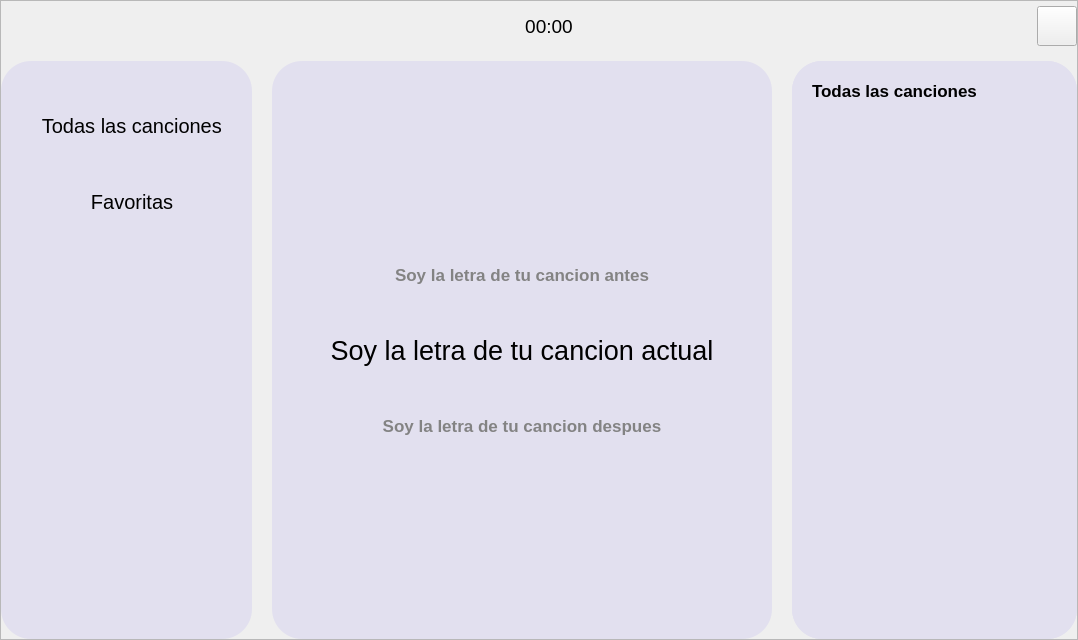
         <widget class="QFrame" name="frame_2">
          <property name="styleSheet">
           <string notr="true"/>
          </property>
          <property name="frameShape">
           <enum>QFrame::StyledPanel</enum>
          </property>
          <property name="frameShadow">
           <enum>QFrame::Raised</enum>
          </property>
          <layout class="QGridLayout" name="gridLayout_17">
           <property name="leftMargin">
            <number>0</number>
           </property>
           <property name="topMargin">
            <number>0</number>
           </property>
           <property name="rightMargin">
            <number>0</number>
           </property>
           <property name="bottomMargin">
            <number>0</number>
           </property>
           <property name="horizontalSpacing">
            <number>20</number>
           </property>
           <property name="verticalSpacing">
            <number>10</number>
           </property>
           <item row="0" column="0" colspan="3">
            <layout class="QHBoxLayout" name="horizontalLayout_3">
             <item alignment="Qt::AlignLeft">
              <widget class="QPushButton" name="boton_abrir_perfil_page">
               <property name="minimumSize">
                <size>
                 <width>60</width>
                 <height>50</height>
                </size>
               </property>
               <property name="cursor">
                <cursorShape>PointingHandCursor</cursorShape>
               </property>
               <property name="styleSheet">
                <string notr="true">border-radius: 25px;</string>
               </property>
               <property name="text">
                <string/>
               </property>
               <property name="icon">
                <iconset resource="recurses.qrc">
                 <normaloff>:/icons/icons/user.png</normaloff>:/icons/icons/user.png</iconset>
               </property>
               <property name="iconSize">
                <size>
                 <width>50</width>
                 <height>50</height>
                </size>
               </property>
               <property name="checkable">
                <bool>true</bool>
               </property>
              </widget>
             </item>
             <item>
              <spacer name="horizontalSpacer_6">
               <property name="orientation">
                <enum>Qt::Horizontal</enum>
               </property>
               <property name="sizeType">
                <enum>QSizePolicy::MinimumExpanding</enum>
               </property>
               <property name="sizeHint" stdset="0">
                <size>
                 <width>40</width>
                 <height>20</height>
                </size>
               </property>
              </spacer>
             </item>
             <item>
              <widget class="QLabel" name="label_hora">
               <property name="font">
                <font>
                 <pointsize>14</pointsize>
                </font>
               </property>
               <property name="text">
                <string>00:00</string>
               </property>
               <property name="alignment">
                <set>Qt::AlignCenter</set>
               </property>
               <property name="wordWrap">
                <bool>true</bool>
               </property>
              </widget>
             </item>
             <item>
              <spacer name="horizontalSpacer_7">
               <property name="orientation">
                <enum>Qt::Horizontal</enum>
               </property>
               <property name="sizeType">
                <enum>QSizePolicy::Expanding</enum>
               </property>
               <property name="sizeHint" stdset="0">
                <size>
                 <width>40</width>
                 <height>20</height>
                </size>
               </property>
              </spacer>
             </item>
             <item>
              <widget class="QPushButton" name="settings_button">
               <property name="minimumSize">
                <size>
                 <width>40</width>
                 <height>40</height>
                </size>
               </property>
               <property name="cursor">
                <cursorShape>PointingHandCursor</cursorShape>
               </property>
               <property name="contextMenuPolicy">
                <enum>Qt::PreventContextMenu</enum>
               </property>
               <property name="text">
                <string/>
               </property>
               <property name="icon">
                <iconset resource="recurses.qrc">
                 <normaloff>:/icons/icons/icons8-configuration-50.png</normaloff>:/icons/icons/icons8-configuration-50.png</iconset>
               </property>
               <property name="iconSize">
                <size>
                 <width>40</width>
                 <height>40</height>
                </size>
               </property>
               <property name="checkable">
                <bool>true</bool>
               </property>
              </widget>
             </item>
            </layout>
           </item>
           <item row="1" column="0">
            <widget class="QWidget" name="widget_3" native="true">
             <property name="sizePolicy">
              <sizepolicy hsizetype="MinimumExpanding" vsizetype="Preferred">
               <horstretch>5</horstretch>
               <verstretch>0</verstretch>
              </sizepolicy>
             </property>
             <property name="styleSheet">
              <string notr="true">QWidget {
background-color: rgb(226, 224, 239);
border-radius: 30px;
}
/* Estilo base */
QPushButton {
	font-size: 20px;
	border: none;
	background: transparent;
}

/* Estilo hover */
QPushButton:hover {
	background-color: rgba(255, 255, 255, 0.4); /* Cambia la transparencia */
	border-radius: 5px; /* Border radius */
}

/* Estilo seleccionado */
QPushButton:selected {
	background-color: rgba(255, 255, 255, 0.6); /* Cambia la transparencia */
	border-radius: 5px; /* Border radius */
}
</string>
             </property>
             <layout class="QGridLayout" name="gridLayout_13">
              <property name="leftMargin">
               <number>30</number>
              </property>
              <property name="topMargin">
               <number>30</number>
              </property>
              <property name="rightMargin">
               <number>30</number>
              </property>
              <property name="bottomMargin">
               <number>30</number>
              </property>
              <item row="0" column="0">
               <layout class="QVBoxLayout" name="verticalLayout_3">
                <item>
                 <widget class="QPushButton" name="all_songs_button">
                  <property name="sizePolicy">
                   <sizepolicy hsizetype="Expanding" vsizetype="Fixed">
                    <horstretch>0</horstretch>
                    <verstretch>0</verstretch>
                   </sizepolicy>
                  </property>
                  <property name="minimumSize">
                   <size>
                    <width>70</width>
                    <height>70</height>
                   </size>
                  </property>
                  <property name="maximumSize">
                   <size>
                    <width>16777215</width>
                    <height>70</height>
                   </size>
                  </property>
                  <property name="cursor">
                   <cursorShape>PointingHandCursor</cursorShape>
                  </property>
                  <property name="text">
                   <string>  Todas las canciones</string>
                  </property>
                  <property name="icon">
                   <iconset resource="recurses.qrc">
                    <normaloff>:/icons/icons/all_songs.png</normaloff>:/icons/icons/all_songs.png</iconset>
                  </property>
                  <property name="iconSize">
                   <size>
                    <width>70</width>
                    <height>70</height>
                   </size>
                  </property>
                  <property name="checkable">
                   <bool>true</bool>
                  </property>
                  <property name="autoExclusive">
                   <bool>true</bool>
                  </property>
                 </widget>
                </item>
                <item>
                 <widget class="QPushButton" name="favorite_songs_button">
                  <property name="sizePolicy">
                   <sizepolicy hsizetype="Expanding" vsizetype="Fixed">
                    <horstretch>0</horstretch>
                    <verstretch>0</verstretch>
                   </sizepolicy>
                  </property>
                  <property name="minimumSize">
                   <size>
                    <width>70</width>
                    <height>70</height>
                   </size>
                  </property>
                  <property name="maximumSize">
                   <size>
                    <width>16777215</width>
                    <height>70</height>
                   </size>
                  </property>
                  <property name="cursor">
                   <cursorShape>PointingHandCursor</cursorShape>
                  </property>
                  <property name="text">
                   <string>  Favoritas</string>
                  </property>
                  <property name="icon">
                   <iconset resource="recurses.qrc">
                    <normaloff>:/icons/icons/icons8-pixel-heart-100.png</normaloff>:/icons/icons/icons8-pixel-heart-100.png</iconset>
                  </property>
                  <property name="iconSize">
                   <size>
                    <width>70</width>
                    <height>70</height>
                   </size>
                  </property>
                  <property name="checkable">
                   <bool>true</bool>
                  </property>
                  <property name="autoExclusive">
                   <bool>true</bool>
                  </property>
                 </widget>
                </item>
                <item>
                 <spacer name="verticalSpacer_11">
                  <property name="orientation">
                   <enum>Qt::Vertical</enum>
                  </property>
                  <property name="sizeHint" stdset="0">
                   <size>
                    <width>20</width>
                    <height>372</height>
                   </size>
                  </property>
                 </spacer>
                </item>
               </layout>
              </item>
             </layout>
            </widget>
           </item>
           <item row="1" column="1">
            <widget class="QWidget" name="letra_widget" native="true">
             <property name="sizePolicy">
              <sizepolicy hsizetype="Expanding" vsizetype="Expanding">
               <horstretch>10</horstretch>
               <verstretch>0</verstretch>
              </sizepolicy>
             </property>
             <property name="minimumSize">
              <size>
               <width>500</width>
               <height>0</height>
              </size>
             </property>
             <property name="styleSheet">
              <string notr="true">QWidget {
background-color: rgb(226, 224, 239);
border-radius: 30px;
}</string>
             </property>
             <layout class="QGridLayout" name="gridLayout">
              <property name="leftMargin">
               <number>40</number>
              </property>
              <property name="topMargin">
               <number>30</number>
              </property>
              <property name="rightMargin">
               <number>40</number>
              </property>
              <property name="bottomMargin">
               <number>30</number>
              </property>
              <property name="horizontalSpacing">
               <number>15</number>
              </property>
              <property name="verticalSpacing">
               <number>50</number>
              </property>
              <item row="0" column="0">
               <spacer name="verticalSpacer_9">
                <property name="orientation">
                 <enum>Qt::Vertical</enum>
                </property>
                <property name="sizeHint" stdset="0">
                 <size>
                  <width>20</width>
                  <height>126</height>
                 </size>
                </property>
               </spacer>
              </item>
              <item row="1" column="0">
               <widget class="QLabel" name="before_current_label_song">
                <property name="font">
                 <font>
                  <pointsize>13</pointsize>
                  <bold>true</bold>
                 </font>
                </property>
                <property name="styleSheet">
                 <string notr="true">color: rgb(131, 131, 131);</string>
                </property>
                <property name="text">
                 <string>Soy la letra de tu cancion antes</string>
                </property>
                <property name="alignment">
                 <set>Qt::AlignCenter</set>
                </property>
                <property name="wordWrap">
                 <bool>true</bool>
                </property>
               </widget>
              </item>
              <item row="2" column="0">
               <widget class="QLabel" name="actual_current_label_song">
                <property name="font">
                 <font>
                  <pointsize>20</pointsize>
                  <fontweight>ExtraBold</fontweight>
                 </font>
                </property>
                <property name="text">
                 <string>Soy la letra de tu cancion actual</string>
                </property>
                <property name="alignment">
                 <set>Qt::AlignCenter</set>
                </property>
                <property name="wordWrap">
                 <bool>true</bool>
                </property>
               </widget>
              </item>
              <item row="3" column="0">
               <widget class="QLabel" name="after_current_label_song">
                <property name="font">
                 <font>
                  <pointsize>13</pointsize>
                  <bold>true</bold>
                 </font>
                </property>
                <property name="styleSheet">
                 <string notr="true">color: rgb(131, 131, 131);</string>
                </property>
                <property name="text">
                 <string>Soy la letra de tu cancion despues</string>
                </property>
                <property name="alignment">
                 <set>Qt::AlignCenter</set>
                </property>
                <property name="wordWrap">
                 <bool>true</bool>
                </property>
               </widget>
              </item>
              <item row="4" column="0">
               <spacer name="verticalSpacer_10">
                <property name="orientation">
                 <enum>Qt::Vertical</enum>
                </property>
                <property name="sizeHint" stdset="0">
                 <size>
                  <width>20</width>
                  <height>125</height>
                 </size>
                </property>
               </spacer>
              </item>
             </layout>
            </widget>
           </item>
           <item row="1" column="2">
            <widget class="QStackedWidget" name="stacked_songs">
             <property name="sizePolicy">
              <sizepolicy hsizetype="MinimumExpanding" vsizetype="Preferred">
               <horstretch>5</horstretch>
               <verstretch>0</verstretch>
              </sizepolicy>
             </property>
             <property name="styleSheet">
              <string notr="true">QWidget {
    background-color: rgb(226, 224, 239);
    border-radius: 30px;
}

QListWidget {
    font-size: 14px; /* Tamaño de la letra */
    padding: 5px;  /* Espacio interior del widget */
}

QListWidget::item {
    height: 30px;  /* Altura de los elementos */
    padding: 5px;  /* Espacio interior de los elementos */
    border: 1px solid transparent; /* Borde transparente para el padding */
}

QListWidget::item:selected {
    background-color: #9796bd; /* Color de fondo para el elemento seleccionado */
    color: black; /* Color de la letra para el elemento seleccionado */
}

QListWidget::item:hover {
    background-color: #7a78a0; /* Color de fondo cuando el mouse está sobre el elemento */
    color: black; /* Color de la letra cuando el mouse está sobre el elemento */
}
</string>
             </property>
             <property name="currentIndex">
              <number>0</number>
             </property>
             <widget class="QWidget" name="all_songs_stack">
              <layout class="QVBoxLayout" name="verticalLayout_11">
               <property name="leftMargin">
                <number>20</number>
               </property>
               <property name="topMargin">
                <number>20</number>
               </property>
               <item>
                <widget class="QLabel" name="all_songs_label_stack">
                 <property name="font">
                  <font>
                   <pointsize>13</pointsize>
                   <bold>true</bold>
                  </font>
                 </property>
                 <property name="text">
                  <string>Todas las canciones</string>
                 </property>
                </widget>
               </item>
               <item>
                <widget class="QListWidget" name="all_songs_list"/>
               </item>
               <item alignment="Qt::AlignRight">
                <widget class="QPushButton" name="cargar_canciones_button">
                 <property name="cursor">
                  <cursorShape>PointingHandCursor</cursorShape>
                 </property>
                 <property name="styleSheet">
                  <string notr="true">QPushButton {
	border: none;
	background: transparent;
}</string>
                 </property>
                 <property name="text">
                  <string/>
                 </property>
                 <property name="icon">
                  <iconset resource="recurses.qrc">
                   <normaloff>:/icons/icons/icons8-plus-64.png</normaloff>:/icons/icons/icons8-plus-64.png</iconset>
                 </property>
                 <property name="iconSize">
                  <size>
                   <width>40</width>
                   <height>40</height>
                  </size>
                 </property>
                </widget>
               </item>
              </layout>
             </widget>
             <widget class="QWidget" name="favorite_songs_stack">
              <layout class="QGridLayout" name="gridLayout_14">
               <property name="leftMargin">
                <number>20</number>
               </property>
               <property name="topMargin">
                <number>20</number>
               </property>
               <item row="1" column="0">
                <widget class="QListWidget" name="favorite_song_list"/>
               </item>
               <item row="0" column="0">
                <widget class="QLabel" name="favoritas_label_stack">
                 <property name="font">
                  <font>
                   <pointsize>13</pointsize>
                   <bold>true</bold>
                  </font>
                 </property>
                 <property name="text">
                  <string>Favoritas</string>
                 </property>
                </widget>
               </item>
              </layout>
             </widget>
            </widget>
           </item>
          </layout>
         </widget>
